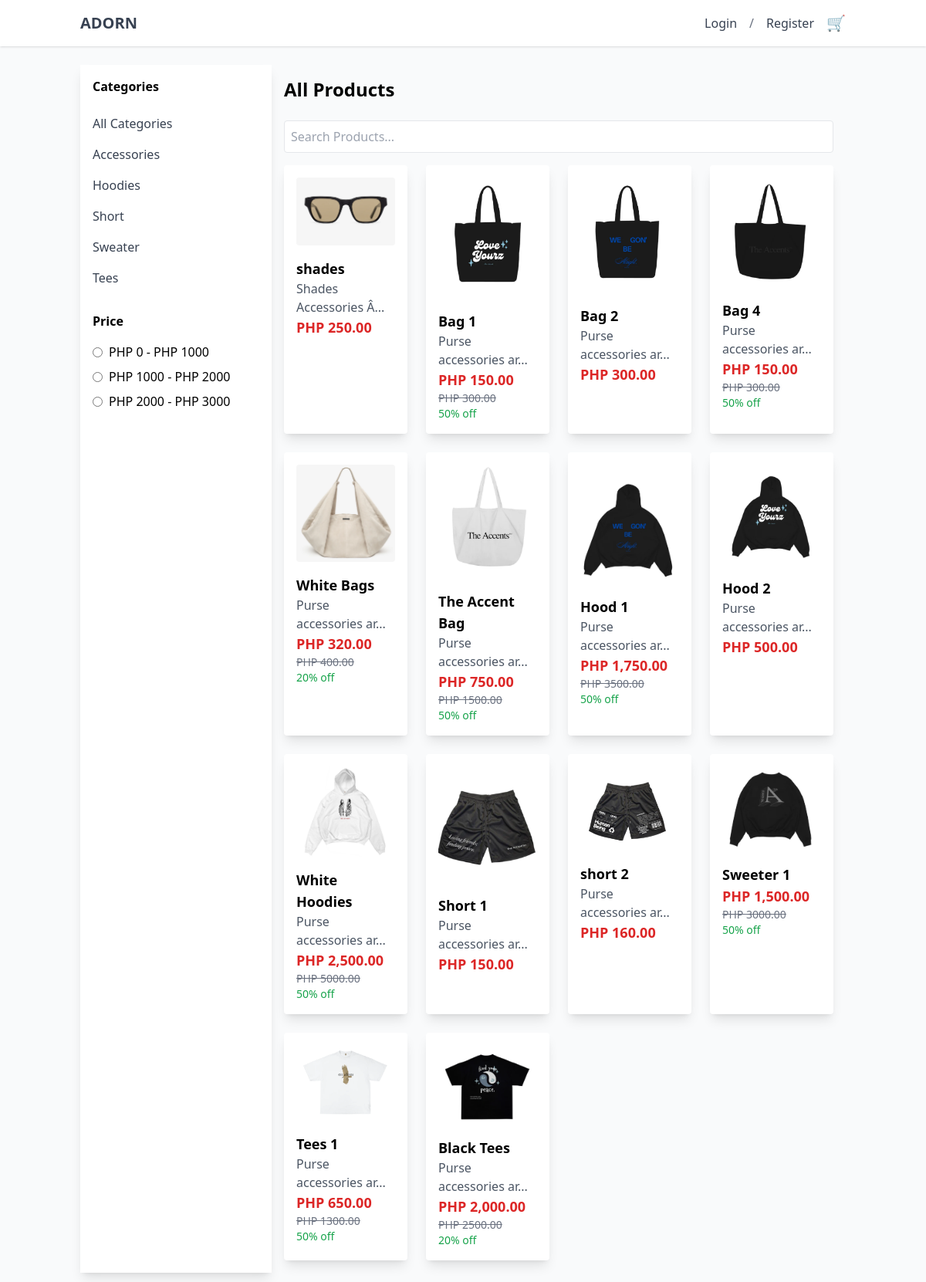
The page / on the database its author committed.
### tables this page shows
CREATE TABLE `category` (
  `category_id` int(11) NOT NULL,
  `category_name` varchar(60) NOT NULL,
  `category_description` text NOT NULL,
  `status` int(11) NOT NULL DEFAULT 1 COMMENT '0=InActive 1=Active'
);

CREATE TABLE `product` (
  `prod_id` int(11) NOT NULL,
  `prod_code` varchar(60) NOT NULL,
  `prod_name` varchar(60) NOT NULL,
  `prod_currprice` decimal(10,2) NOT NULL,
  `prod_category_id` int(11) NOT NULL,
  `prod_critical` int(11) NOT NULL,
  `prod_description` text NOT NULL,
  `prod_promo_id` int(11) DEFAULT NULL,
  `prod_image` varchar(255) NOT NULL,
  `prod_added` datetime NOT NULL,
  `prod_status` int(11) NOT NULL DEFAULT 1 COMMENT '0=Not Active,\r\n1=Active,\r\n3=Archive',
  `product_stocks` int(11) NOT NULL
);

CREATE TABLE `promo` (
  `promo_id` int(11) NOT NULL,
  `promo_name` varchar(60) NOT NULL,
  `promo_description` text NOT NULL,
  `promo_rate` float NOT NULL,
  `promo_status` int(11) NOT NULL DEFAULT 1,
  `promo_expiration` date NOT NULL
);

### backend/db.php (called while the page is built, shortened)
<?php
class db_connect
{
    public $host = db_host;
    public $user = db_user;
    public $pass = db_pass;
    public $name = db_name;
    public function connect()
    {
        try {
            $this->conn = new mysqli($this->host, $this->user, $this->pass, $this->name);
        } catch (\Throwable $th) {
            header("Location:setup.php");
        }
    }
}

### backend/class.php (called while the page is built, shortened)
<?php
include ('db.php');
class global_class extends db_connect
{
    public function fetch_all_product() {
        $query = $this->conn->prepare("
            SELECT
                product.*,
                category.*,
                promo.*,
                CASE
                    WHEN promo.promo_expiration < NOW() THEN NULL
                    WHEN promo.promo_status = '0' THEN NULL
                    ELSE product.prod_promo_id
                END AS prod_promo_id
            FROM product
            LEFT JOIN category
                ON product.prod_category_id = category.category_id
            LEFT JOIN promo
                ON promo.promo_id = product.prod_promo_id
            where prod_status='1'
        ");
        if ($query->execute()) {
            $result = $query->get_result();
            return $result;
        }
    }
    public function fetch_all_categories(){
        $query = $this->conn->prepare("SELECT *
        FROM category where status='1'"
    );
        if ($query->execute()) {
            $result = $query->get_result();
            return $result;
        }
    }
}

### backend/end-points/product_list.php (the view, shortened to what this page needs)
<h1 class="text-2xl font-semibold mb-6">All Products</h1>
<input type="text" id="search" class="w-full p-2 mb-4 border rounded" placeholder="Search Products...">
<div class="grid grid-cols-2 md:grid-cols-3 lg:grid-cols-4 gap-6" id="product-grid">
    <?php
    $fetch_all_product = $db->fetch_all_product();
    foreach ($fetch_all_product as $product):
        if($product['prod_promo_id']){
            $promo_rate_percentage = $product['promo_rate'] * 100;
            $discount_amount = $product['prod_currprice'] * $product['promo_rate'];
            $discounted_price = $product['prod_currprice'] - $discount_amount;
        }else{
            $discounted_price=$product['prod_currprice'];
        }
    ?>
    <div class="bg-white p-4 rounded shadow-lg transition-transform transform hover:scale-105 hover:shadow-2xl product-card" data-category-id="<?=$product['prod_category_id']?>" data-price="<?=$product['prod_currprice']?>">
        <a href="login.php">
            <img src="upload/<?=$product['prod_image']?>" alt="Product Image" class="w-full rounded mb-4 transition-transform hover:scale-105">
            <h2 class="font-semibold text-lg transition-colors hover:text-blue-500 product-name"><?=$product['prod_name']?></h2>
            <p class="text-gray-600 transition-colors hover:text-gray-800"><?= substr($product['prod_description'], 0, 20) . (strlen($product['prod_description']) > 20 ? '...' : '') ?></p>
            <?php if ($product['prod_promo_id']): ?>
                <p class="text-lg font-bold text-red-600">PHP <?=number_format($discounted_price, 2);?></p>
                <p class="text-sm text-gray-500 line-through">PHP <?=$product['prod_currprice']?></p>
                <p class="text-sm text-green-600"><?=$promo_rate_percentage?>% off</p>
            <?php else: ?>
                <p class="text-lg font-bold text-red-600">PHP <?=number_format($product['prod_currprice'], 2);?></p>
            <?php endif; ?>
        </a>
    </div>
    <?php endforeach; ?>
</div>

### index.php (shortened to what this page needs)
<?php
include "header.php";
include('backend/class.php');
$db = new global_class();
?>
<div class="container mx-auto px-4 py-6">
    <div class="flex">
        <aside
            id="sidebar"
            class="fixed top-0 left-0 w-64 h-full bg-white shadow-lg transform -translate-x-full lg:relative lg:translate-x-0 lg:w-1/4 lg:h-auto p-4 transition-transform duration-300 ease-in-out z-50"
        >
            <h2 class="font-semibold mb-4">Categories</h2>
            <ul id="category-list">
                <li>
                    <a href="#" class="block py-2 text-gray-700 hover:bg-gray-200 hover:text-gray-900 transition-colors duration-300 category-filter" data-category-id="all">
                        All Categories
                    </a>
                </li>
                <?php
                $categories = $db->fetch_all_categories();
                foreach ($categories as $category):
                    echo '
                        <li>
                            <a href="#" class="block py-2 text-gray-700 hover:bg-gray-200 hover:text-gray-900 transition-colors duration-300 category-filter" data-category-id="'.$category['category_id'].'">
                            '.ucfirst($category['category_name']).'
                            </a>
                        </li>';
                endforeach;
                ?>
            </ul>
            <h2 class="font-semibold mt-6 mb-4">Price</h2>
            <div class="space-y-2">
                <label class="flex items-center">
                    <input type="radio" name="price" class="mr-2 price-filter" data-price-range="0-1000">
                    PHP 0 - PHP 1000
                </label>
                <label class="flex items-center">
                    <input type="radio" name="price" class="mr-2 price-filter" data-price-range="1000-2000">
                    PHP 1000 - PHP 2000
                </label>
                <label class="flex items-center">
                    <input type="radio" name="price" class="mr-2 price-filter" data-price-range="2000-3000">
                    PHP 2000 - PHP 3000
                </label>
            </div>
        </aside>
        <main class="w-full lg:w-3/4 p-4 ml-auto">
            <?php include "backend/end-points/product_list.php";?>
        </main>
    </div>
</div>
<?php include "footer.php"; ?>

### rows shown on the page
category: category_name "Accessories"
category: category_name "Hoodies"
category: category_name "Short"
category: category_name "Sweater"
category: category_name "Tees"
product: prod_image (picture), prod_name "shades", prod_description "Shades Accessories Â", prod_currprice "250.00"
product: prod_image (picture), prod_name "Bag 1", prod_description "Purse accessories ar", prod_currprice.promo_rate "150.00", prod_currprice "300.00", promo.promo_rate "50"
product: prod_image (picture), prod_name "Bag 2", prod_description "Purse accessories ar", prod_currprice "300.00"
product: prod_image (picture), prod_name "Bag 4", prod_description "Purse accessories ar", prod_currprice.promo_rate "150.00", prod_currprice "300.00", promo.promo_rate "50"
product: prod_image (picture), prod_name "White Bags", prod_description "Purse accessories ar", prod_currprice.promo_rate "320.00", prod_currprice "400.00", promo.promo_rate "20"
product: prod_image (picture), prod_name "The Accent Bag", prod_description "Purse accessories ar", prod_currprice.promo_rate "750.00", prod_currprice "1500.00", promo.promo_rate "50"
product: prod_image (picture), prod_name "Hood 1", prod_description "Purse accessories ar", prod_currprice.promo_rate "1,750.00", prod_currprice "3500.00", promo.promo_rate "50"
product: prod_image (picture), prod_name "Hood 2", prod_description "Purse accessories ar", prod_currprice "500.00"
product: prod_image (picture), prod_name "White Hoodies", prod_description "Purse accessories ar", prod_currprice.promo_rate "2,500.00", prod_currprice "5000.00", promo.promo_rate "50"
product: prod_image (picture), prod_name "Short 1", prod_description "Purse accessories ar", prod_currprice "150.00"
product: prod_image (picture), prod_name "short 2", prod_description "Purse accessories ar", prod_currprice "160.00"
product: prod_image (picture), prod_name "Sweeter 1", prod_currprice.promo_rate "1,500.00", prod_currprice "3000.00", promo.promo_rate "50"
product: prod_image (picture), prod_name "Tees 1", prod_description "Purse accessories ar", prod_currprice.promo_rate "650.00", prod_currprice "1300.00", promo.promo_rate "50"
product: prod_image (picture), prod_name "Black Tees", prod_description "Purse accessories ar", prod_currprice.promo_rate "2,000.00", prod_currprice "2500.00", promo.promo_rate "20"
